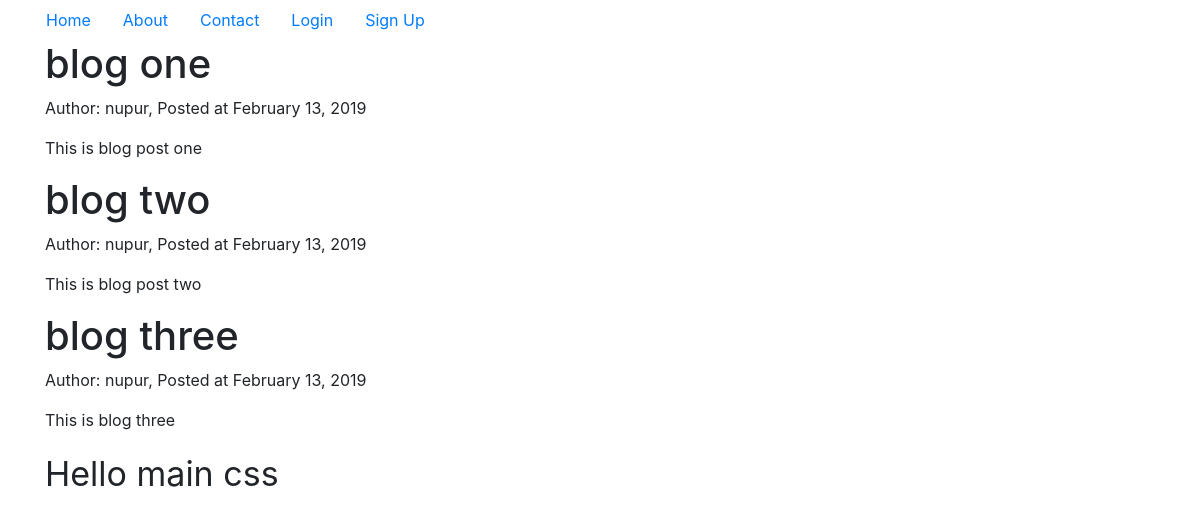
The page / on the database its author committed.
### blog/models.py (models this page shows, shortened)
class Post(models.Model):
    title = models.CharField(max_length=100)
    content = models.TextField()
    date_posted = models.DateTimeField(default=timezone.now)
    author = models.ForeignKey(User, on_delete=models.CASCADE)

### blog/views.py (the view)
# urls.py: path('', views.home, name='blog-home'),
def home(request):
    context = {
        'posts': Post.objects.all()
    }
    return render(request, 'blog/home.html', context)

### blog/templates/blog/home.html
{% extends 'blog/base.html' %}
{% block content %}
    {% for post in posts %}
        <h1>{{post.title}}</h1>
        <p>Author: {{post.author}}, Posted at {{post.date_posted | date:"F d, Y"}}</p>
        <p>{{post.content}}</p>
    {% endfor %}
    <p id="customp">Hello main css</p>
{% endblock content %}

### blog/templates/blog/base.html (shortened to what this page needs)
{% load static %}
<!doctype html>
<html lang="en">
  <head>
    <link rel="stylesheet" href="https://stackpath.bootstrapcdn.com/bootstrap/4.2.1/css/bootstrap.min.css">
    <link rel="stylesheet" type="text/css" href="{% static 'blog/main.css' %}">
  </head>
  <body>
    <div class="container">
      <div class="row">
        <ul class="nav justify-content-center">
            <li class="nav-item">
              <a class="nav-link active" href="{% url 'blog-home' %}">Home</a>
            </li>
            <li class="nav-item">
              <a class="nav-link" href="{% url 'blog-about' %}">About</a>
            </li>
            <li class="nav-item">
              <a class="nav-link" href="{% url 'blog-contact' %}">Contact</a>
            </li>
            {% if user.is_authenticated %}
              <li class="nav-item">
                <a class="nav-link" href="{% url 'logout' %}">Logout</a>
              </li>
              <li class="nav-item">
                <a class="nav-link" href="{% url 'profile' %}">Profile</a>
              </li>
            {% else %}
              <li class="nav-item">
                <a class="nav-link" href="{% url 'login' %}">Login</a>
              </li>
              <li class="nav-item">
                <a class="nav-link" href="{% url 'register' %}">Sign Up</a>
              </li>
            {% endif %}
        </ul>
      </div>
        {% block content %}
        {% endblock %}
    </div>
  </body>
</html>

### blog/static/blog/main.css (style rules this page uses)
#customp { font-size:34px; }

### rows shown on the page
Post: title "blog one", author "nupur", date_posted "February 13, 2019", content "This is blog post one"
Post: title "blog two", author "nupur", date_posted "February 13, 2019", content "This is blog post two"
Post: title "blog three", author "nupur", date_posted "February 13, 2019", content "This is blog three"
